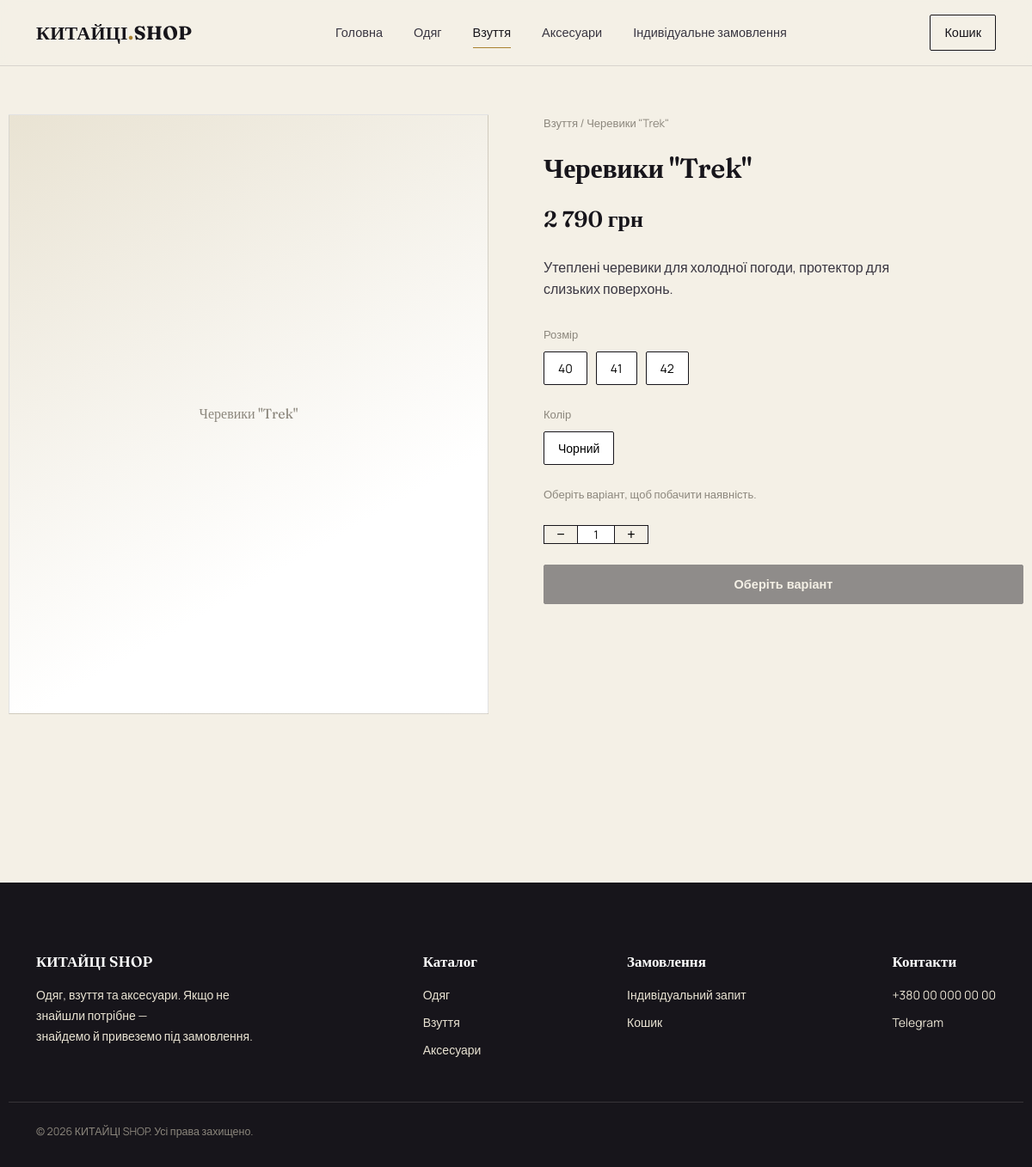
Screenshot of /product.php?slug=cherevyky-trek with the database file from the repository.
### tables this page shows
CREATE TABLE products (
            id INTEGER PRIMARY KEY AUTOINCREMENT,
            category_id INTEGER NOT NULL REFERENCES categories(id),
            name TEXT NOT NULL,
            slug TEXT NOT NULL UNIQUE,
            description TEXT DEFAULT '',
            price REAL NOT NULL,
            discount_price REAL,
            image TEXT DEFAULT '',
            is_active INTEGER DEFAULT 1,
            created_at TEXT DEFAULT CURRENT_TIMESTAMP
        );

CREATE TABLE categories (
            id INTEGER PRIMARY KEY AUTOINCREMENT,
            name TEXT NOT NULL,
            slug TEXT NOT NULL UNIQUE,
            sort_order INTEGER DEFAULT 0
        );

### includes/db.php (called while the page is built, shortened)
<?php
function money(float $n): string {
    return number_format($n, 0, ',', ' ') . ' грн';
}

### product.php (the view, shortened to what this page needs)
<?php
require __DIR__ . '/includes/db.php';
$pdo = db();
$slug = $_GET['slug'] ?? '';
$stmt = $pdo->prepare("SELECT p.*, c.name as cat_name, c.slug as cat_slug FROM products p JOIN categories c ON c.id=p.category_id WHERE p.slug=? AND p.is_active=1");
$stmt->execute([$slug]);
$product = $stmt->fetch(PDO::FETCH_ASSOC);
$vStmt = $pdo->prepare('SELECT * FROM product_variants WHERE product_id=? ORDER BY id');
$vStmt->execute([$product['id']]);
$variants = $vStmt->fetchAll(PDO::FETCH_ASSOC);
$sizes = array_values(array_unique(array_column($variants, 'size')));
$colors = array_values(array_unique(array_column($variants, 'color')));
include __DIR__ . '/includes/header.php';
?>
<section class="wrap pdp">
  <div class="pdp-media">
    <?php if (!empty($product['image'])): ?>
      <img src="/<?= htmlspecialchars($product['image']) ?>" alt="<?= htmlspecialchars($product['name']) ?>" style="width:100%; height:100%; object-fit:cover;">
    <?php else: ?>
      <span class="ph"><?= htmlspecialchars($product['name']) ?></span>
    <?php endif; ?>
  </div>
  <div class="pdp-info">
    <div class="breadcrumb"><a href="/catalog.php?cat=<?= urlencode($product['cat_slug']) ?>"><?= htmlspecialchars($product['cat_name']) ?></a> / <?= htmlspecialchars($product['name']) ?></div>
    <h1><?= htmlspecialchars($product['name']) ?></h1>
    <div class="prices">
      <?php if ($product['discount_price']): ?>
        <span class="price old"><?= money($product['price']) ?></span>
        <span class="price"><?= money($product['discount_price']) ?></span>
        <span class="badge-sale" style="margin-left:10px;">Знижка</span>
      <?php else: ?>
        <span class="price"><?= money($product['price']) ?></span>
      <?php endif; ?>
    </div>
    <p class="desc"><?= nl2br(htmlspecialchars($product['description'])) ?></p>
    <form method="post" action="/cart-add.php" id="pdpForm">
      <?php if (count($sizes) > 1 || $sizes[0] !== ''): ?>
      <div class="opt-group">
        <label>Розмір</label>
        <div class="opt-swatches" id="sizeSwatches">
          <?php foreach ($sizes as $s): ?>
            <button type="button" data-size="<?= htmlspecialchars($s) ?>"><?= htmlspecialchars($s) ?></button>
          <?php endforeach; ?>
        </div>
      </div>
      <?php endif; ?>
      <?php if (count($colors) > 1 || $colors[0] !== ''): ?>
      <div class="opt-group">
        <label>Колір</label>
        <div class="opt-swatches" id="colorSwatches">
          <?php foreach ($colors as $c): ?>
            <button type="button" data-color="<?= htmlspecialchars($c) ?>"><?= htmlspecialchars($c) ?></button>
          <?php endforeach; ?>
        </div>
      </div>
      <?php endif; ?>
      <div class="stock-note" id="stockNote">Оберіть варіант, щоб побачити наявність.</div>
      <div class="qty-row">
        <div class="qty-box">
          <button type="button" onclick="stepQty(-1)">−</button>
          <input type="text" name="qty" id="qtyInput" value="1" readonly>
          <button type="button" onclick="stepQty(1)">+</button>
        </div>
      </div>
      <button type="submit" class="btn btn-primary" id="addBtn" disabled style="width:100%;">Оберіть варіант</button>
    </form>
  </div>
</section>
<?php include __DIR__ . '/includes/footer.php'; ?>

### includes/header.php (style rules this page uses)
:root { --ink:#17151B; --ink-soft:#3A3742; --ivory:#F4F0E6; --ivory-dim:#E9E3D3; --brass:#A9812F; --brass-bright:#C79A3E; --burgundy:#6E1F2B; --stone:#8C877D; --line: rgba(23,21,27,0.12); --radius: 2px; }
* { box-sizing:border-box; }
html,body { margin:0;padding:0; }
body { background:var(--ivory); color:var(--ink); font-family:'Manrope',sans-serif; font-size:16px; line-height:1.55; -webkit-font-smoothing:antialiased; }
h1,h2,h3,.serif { font-family:'Fraunces',serif; font-weight:600; letter-spacing:-0.01em; margin:0; }
a { color:inherit;text-decoration:none; }
.wrap { max-width:1180px;margin:0 auto;padding:0 32px; }
.btn { display:inline-flex; align-items:center; justify-content:center; padding:14px 28px; font-size:14.5px; font-weight:600; border-radius:var(--radius); border:1px solid var(--ink); cursor:pointer; transition:background .2s ease, color .2s ease, transform .15s ease; }
.btn-primary { background:var(--ink); color:var(--ivory); }
.btn[disabled] { opacity:.45; cursor:not-allowed; }
.price { font-family:'Fraunces',serif; font-weight:600; font-size:19px; }

### product.php (style rules this page uses)
.pdp { padding:56px 0 100px; display:grid; grid-template-columns:1fr 1fr; gap:64px; }
.pdp-media { aspect-ratio:4/5; background:linear-gradient(150deg, var(--ivory-dim), #fff 70%); border:1px solid var(--line); display:flex; align-items:center; justify-content:center; }
.pdp-media .ph { font-family:'Fraunces',serif; color:var(--stone); font-size:16px; text-align:center; padding:0 40px; }
.pdp-info .breadcrumb { font-size:13px; color:var(--stone); margin-bottom:18px; }
.pdp-info h1 { font-size:32px; margin-bottom:14px; }
.pdp-info .prices { margin-bottom:24px; display:flex; align-items:baseline; gap:2px; }
.pdp-info .price { font-size:26px; }
.pdp-info .desc { color:var(--ink-soft); margin-bottom:30px; max-width:460px; }
.opt-group { margin-bottom:24px; }
.opt-group label { font-size:13px; color:var(--stone); display:block; margin-bottom:10px; }
.opt-swatches { display:flex; flex-wrap:wrap; gap:10px; }
.opt-swatches button { border:1px solid var(--ink); background:#fff; padding:9px 16px; font-size:14px; cursor:pointer; border-radius:var(--radius); font-family:'Manrope',sans-serif; }
.stock-note { font-size:13px; color:var(--stone); margin-bottom:26px; }
.qty-row { display:flex; align-items:center; gap:18px; margin-bottom:24px; }
.qty-box { display:flex; border:1px solid var(--ink); }
.qty-box button { width:38px; background:none; border:none; font-size:16px; cursor:pointer; }
.qty-box input { width:44px; text-align:center; border:none; border-left:1px solid var(--ink); border-right:1px solid var(--ink); font-family:'Manrope',sans-serif; }

### rows the page displays
products: name "Черевики \"Trek\"", category.name "Взуття", price "2 790 грн", description "Утеплені черевики для холодної погоди, протектор для слизьких поверхонь."

### other values shown
$s "40"
$s "41"
$s "42"
$c "Чорний"
